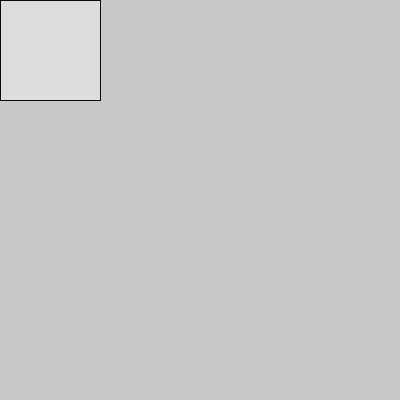
Frame 1 (no input)
Frame 60 (the mouse pressed at the canvas centre just before this capture): identical to frame 1, image omitted
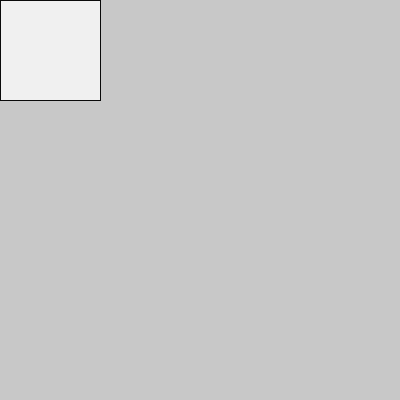
Frame 120 (the mouse held since frame 60 and released just before this capture)

The Processing sketch that drew these frames (run headless with seeded random() and noise(); from frame 60 on, the mouse is pressed at the canvas centre):

// Processing sketch: MovingSquares1_V1
// ── MovingSquares1_V1.pde
PVector sqPos, sqSz;
color sqInsideCol[], sqEdgeCol;
final float sqMoveSpeed = 0.1;

boolean mouseAct;


void settings()
{
  size(400, 400);
  
}

void setup() 
{
   sqPos = new PVector(0, 0);
   sqSz  = new PVector(100, 100);
   sqInsideCol = new color[2];
   sqInsideCol[0] = color(240);
   sqInsideCol[1] = color(220);
   sqEdgeCol   = color(10);
   mouseAct = false;
   
}

void draw() 
{
  /// Reset the Windows background from the past loop.
  background(200);
  /// Call the update square function to update the square in this loop and render it.
  UpdateSq();
}

/// This function updates the square like it's position and render.
void UpdateSq()
{
  /// I-0 Check to see if the mouse is inside the square.
  if (MouseInsideSq() )
  {
    /// Render the square to the window.
    RenderSq(1);
    
    /// Check to see if the mouse is being pressed, if so then the mouse is inside already and is being pressed so set mouse activated to true.
    if (mousePressed)
      mouseAct = true;
    
  } /// I-0
  /// E-0 Else then the mouse isn't in the square so run this function.
  else
  {
    /// Check to see if the mouse activated boolean is true, if so then update the square position because the mouse has been locked on the square.
    if (mouseAct)
      NewSqPos();
      
    /// Check if the mouse isn't being pressed, if so then set mouse activated to false.
    if (mouseAct && !mousePressed)
      mouseAct = false;
    
    RenderSq(0);
      
  } /// E-0
  
}

//int FindOutOfBoundsDir()
//{
//    int returnVal = -1;
//    
//         if (mouseY < sqPos.y)
//        returnVal = 0;
//    else if (mouseX > sqPos.x +sqSz.x)
//        returnVal = 1;
//    else if (mouseY > sqPos.y +sqSz.y)
//        returnVal = 2;
//    else if (mouseX < sqPos.x)
//        returnVal = 3;
//    
//    return returnVal;
//}

/// This function finds the new square position and updates it releative to the mouses new position.
void NewSqPos()
{
    //PVector sqPosCen = new PVector(sqPos.x +sqSz.x /2, sqPos.y +sqSz.y /2);
    
//    sqPos = ;

  /// I-0 Check to see if the mouse has moved since the last update, and if so then update the squares position.
  if (mouseX != pmouseX || mouseY != pmouseY)
  {
    /// I-1 UP from Square center
    if (mouseY < sqPos.y)
    {
        sqPos.y += (mouseY -sqPos.y) *sqMoveSpeed;
        
    }
    /// I-1 RIGHT from Square center
    if (mouseX > sqPos.x +sqSz.x)
    {
        sqPos.x += (mouseX -(sqPos.x +sqSz.x) ) *sqMoveSpeed;
        
    }
        
    /// I-1 DOWN from Square center
    if (mouseY > sqPos.y +sqSz.y)
    {
        sqPos.y += (mouseY -(sqPos.y +sqSz.y) ) *sqMoveSpeed;
        
    }
        
    /// I-1 LEFT from Square center
    if (mouseX < sqPos.x)
    {
        sqPos.x += (mouseX -sqPos.x) *sqMoveSpeed;
        
    }
    
  }/// I-0  
  
}

/// This function finds out if the mouse is inside the square.
boolean MouseInsideSq()
{
//  if (mouseX >= sqPos.x && mouseX <= sqPos.x +sqSz.x && mouseY >= sqPos.y && mouseY <= sqPos.y +sqSz.y)
//    return true;
    /// Check to see if one of the mouse's cords are out of bounds of the square. This is faster then the other if statement above.
    if (mouseX < sqPos.x || mouseX > sqPos.x +sqSz.x || mouseY < sqPos.y || mouseY > sqPos.y +sqSz.y)
        return false;
    
    return true;
  
}

/// This function renders the square to the Window, and it has a different fill color depending on what was passed in for it's fill color.
void RenderSq(int inSqInCol)
{
    fill(sqInsideCol[inSqInCol]);
    stroke(sqEdgeCol);
    rect(sqPos.x, sqPos.y, sqSz.x, sqSz.y);
    
}
